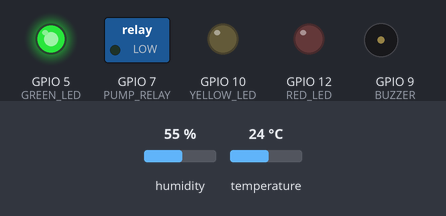
Bench run of a sketch on a simulated ESP32-S2. On the bench: switched loads named in the sketch (green lamp = pin HIGH), output pins drawn as LEDs (lit = HIGH), buzzer (waves = sounding). The test bench sets the inputs (shaded band); at power-on: humidity 55 %, temperature 24 °C. WiFi joins after 1.5 s; servers stay silent unless stated; no MQTT or app messages arrive unless stated; what the sketch prints to the serial monitor is not drawn.

Above: at 2.7 s.
2.8 s: humidity set to 46 %
5.5 s: humidity set to 43 %
At 5.9 s:
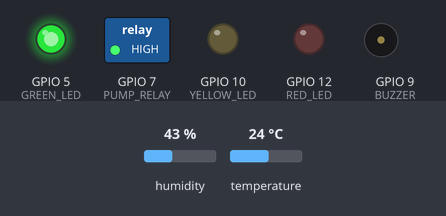
8.2 s: temperature set to 29.3 °C
10.9 s: temperature set to 30.5 °C
At 12.4 s:
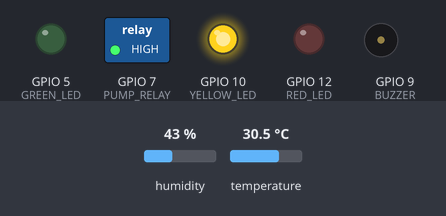
13.6 s: humidity set to 68 %
At 15.9 s:
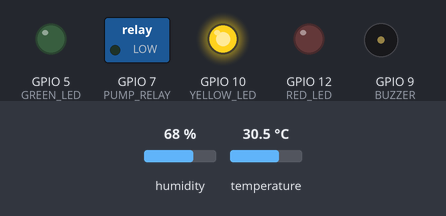
17.1 s: temperature set to 34.3 °C
19.8 s: temperature set to 35.8 °C
At 22.4 s:
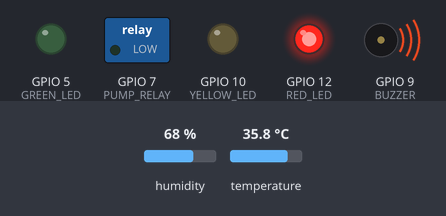
Timing chart, 0 to 23.9 s (numbered marks = the images above; inputs shaded):
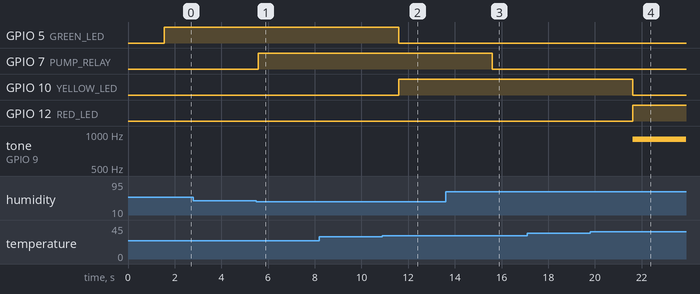

The sketch:

sketch.ino
```cpp
#include <WiFi.h>
#include <PubSubClient.h>
#include <DHT.h>

// Konfigurasi Pin
#define DHTPIN 8
#define DHTTYPE DHT22
#define GREEN_LED 5
#define YELLOW_LED 10
#define RED_LED 12
#define PUMP_RELAY 7
#define BUZZER 9

// Inisialisasi DHT Sensor
DHT dht(DHTPIN, DHTTYPE);

// WiFi dan MQTT
const char* ssid ="RIZKI ANANDA LT3";    // Ganti dengan SSID WiFi Anda
const char* password = "Kosan435"; // Ganti dengan password WiFi Anda
const char* mqtt_server = "broker.hivemq.com"; // Broker MQTT publik

WiFiClient espClient;
PubSubClient client(espClient);

void setup() {
  Serial.begin(115200);

  // Inisialisasi Sensor dan Aktuator
  dht.begin();
  pinMode(GREEN_LED, OUTPUT);
  pinMode(YELLOW_LED, OUTPUT);
  pinMode(RED_LED, OUTPUT);
  pinMode(PUMP_RELAY, OUTPUT);
  pinMode(BUZZER, OUTPUT);

  // Koneksi ke WiFi
  setup_wifi();

  // Setup MQTT
  client.setServer(mqtt_server, 1883);
}

void setup_wifi() {
  Serial.begin(9600);
  Serial.print("Connecting to WiFi");
  WiFi.begin("Wokwi-GUEST", "", 6);
  while (WiFi.status() != WL_CONNECTED) {
    delay(100);
    Serial.print(".");
  }
  Serial.println(" Connected!");
}

void reconnect() {
  while (!client.connected()) {
    Serial.print("Mencoba koneksi MQTT...");
    if (client.connect("HydroponicDevice")) {
      Serial.println("terhubung");
    } else {
      Serial.print("gagal, rc=");
      Serial.print(client.state());
      Serial.println(" coba lagi dalam 5 detik");
      delay(5000);
    }
  }
}

void loop() {
  if (!client.connected()) {
    reconnect();
  }
  client.loop();

  // Membaca data sensor DHT
  float h = dht.readHumidity();
  float t = dht.readTemperature();

  if (isnan(h) || isnan(t)) {
    Serial.println("Gagal membaca dari sensor DHT!");
    return;
  }

  // Menampilkan hasil pembacaan suhu dan kelembapan ke Serial Monitor
  Serial.print("Temperature: ");
  Serial.print(t);
  Serial.println(" °C");

  Serial.print("Humidity: ");
  Serial.print(h);
  Serial.println(" %");


  // Logika threshold untuk LED dan Relay
  if (t > 35) {
    digitalWrite(RED_LED, HIGH);
    digitalWrite(GREEN_LED, LOW);
    digitalWrite(YELLOW_LED, LOW);
  } else if (t <=35 && t >30) {
    digitalWrite(YELLOW_LED, HIGH);
    digitalWrite(GREEN_LED, LOW);
    digitalWrite(RED_LED, LOW);
  } else {
    digitalWrite(GREEN_LED, HIGH);
    digitalWrite(RED_LED, LOW);
    digitalWrite(YELLOW_LED, LOW);
  }

  // Streaming data ke MQTT
  client.publish("152022041Asep_IOT/temperature", String(t).c_str());
  client.publish("152022041Asep_IOT/humidity", String(h).c_str());


if (h < 45 ) {
  digitalWrite(PUMP_RELAY, HIGH);
} else{
  digitalWrite(PUMP_RELAY, LOW);
}

// Buzzer untuk alert suhu tinggi
if (t > 35) {
  tone(BUZZER, 900); // Menghasilkan suara dengan frekuensi 1000 Hz
} else {
  noTone(BUZZER); // Matikan buzzer
}
delay(2000);

}
```

Measured:
- the behaviour switches between 45 and 44 % on humidity (found by bisection; images 0 and 1)
- the behaviour switches between 30 and 30.1 °C on temperature (found by bisection; images 1 and 2)
- the behaviour switches between 35 and 35.1 °C on temperature (found by bisection; images 3 and 4)
- after the input at 2.8 s, every drawn part: stays the same
- after the input at 5.5 s, GPIO 7 (PUMP_RELAY): LOW → HIGH after 0.07 s
- after the input at 8.2 s, every drawn part: stays the same
- after the input at 10.9 s, GPIO 5 (GREEN_LED): HIGH → LOW after 0.69 s; GPIO 10 (YELLOW_LED): LOW → HIGH after 0.69 s
- after the input at 13.6 s, GPIO 7 (PUMP_RELAY): HIGH → LOW after 2.0 s
- after the input at 17.1 s, every drawn part: stays the same
- after the input at 19.8 s, GPIO 10 (YELLOW_LED): HIGH → LOW after 1.8 s; GPIO 12 (RED_LED): LOW → HIGH after 1.8 s; tone on GPIO 9 (BUZZER): silent → 900 Hz after 1.8 s
